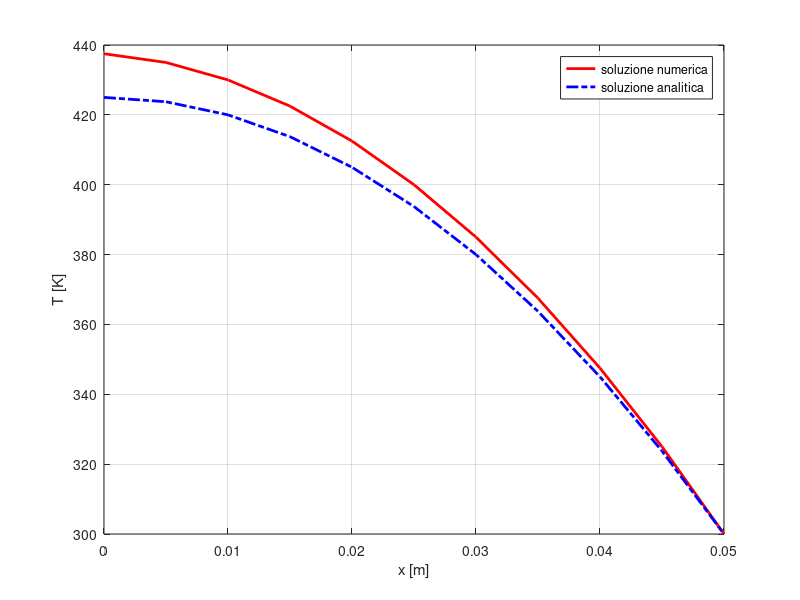

The MATLAB script that drew this image:
clc; clear; close all;

%% dati
delta = 50e-3; %m
kk = 5; %W/mK
qqq = 5e5; %W/m^3
T0 = 300; %K

%% griglia
dx = 5e-3; %m
xx = (0:dx:delta)';
nn = length(xx);

%% AA
s_diag = ones(nn,1);
c_diag = -2*ones(nn,1);
i_diag = ones(nn,1);

AA = spdiags([s_diag c_diag i_diag], -1:1, nn, nn);

%% bb
bb = ones(nn,1)*qqq/-kk*dx^2;

%% coco
AA(1,1) = -1; AA(1,2) = 1; b(1) = 0; %neumann
AA(end, end-1) = 0; AA(end, end) = 1; bb(end) = T0; %dirichlet

%% TT
TT = AA\bb;

%% analitica
Tan = @(x) qqq/kk/2*(delta^2-x.^2)+T0;

%% show
plot(xx, TT, 'r-', 'linewidth', 2);
hold on
plot(xx, Tan(xx), 'b-.', 'linewidth', 2);
legend('soluzione numerica', 'soluzione analitica')
grid on
xlabel('x [m]')
ylabel('T [K]')
